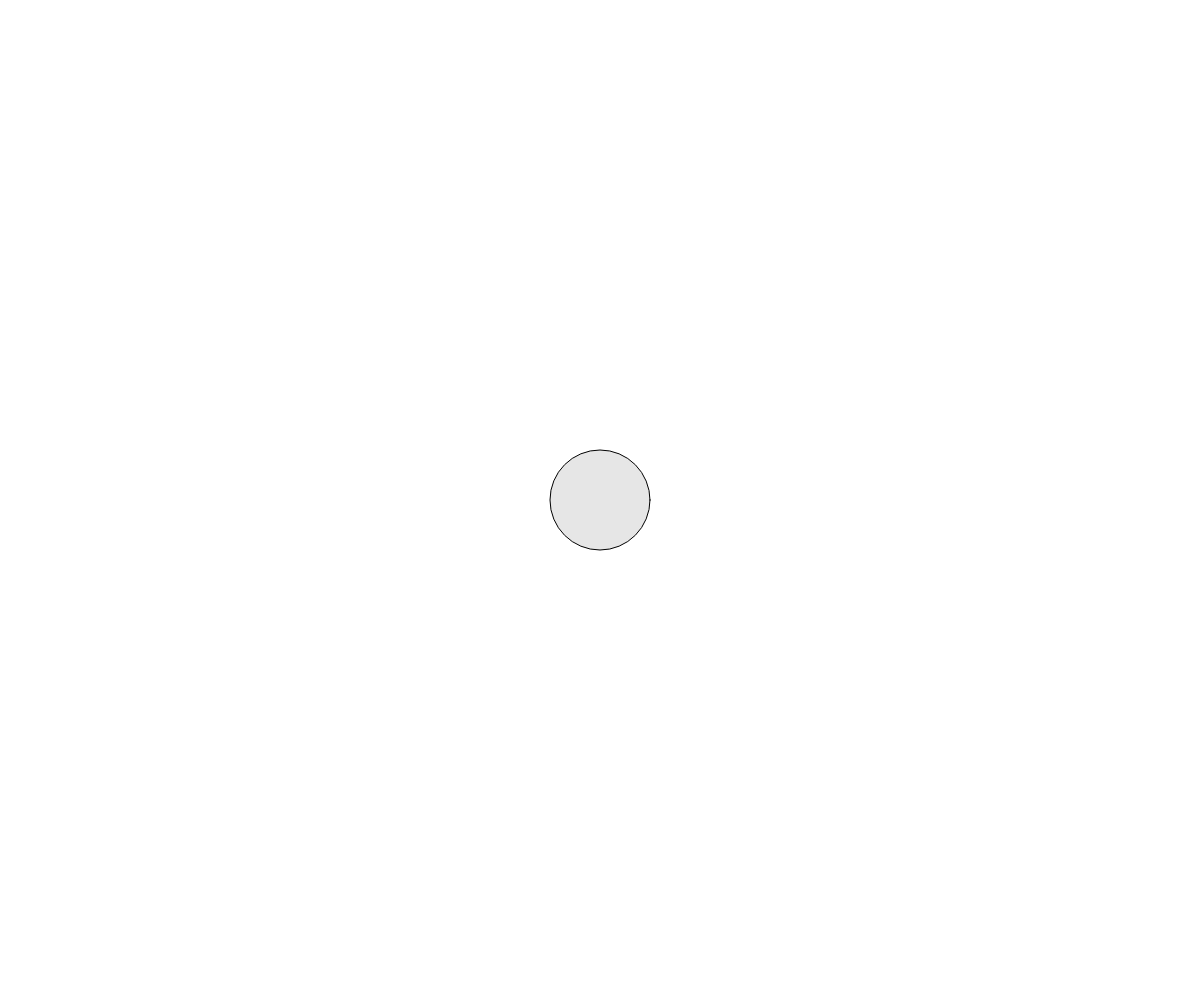
Frame 1 (no input)
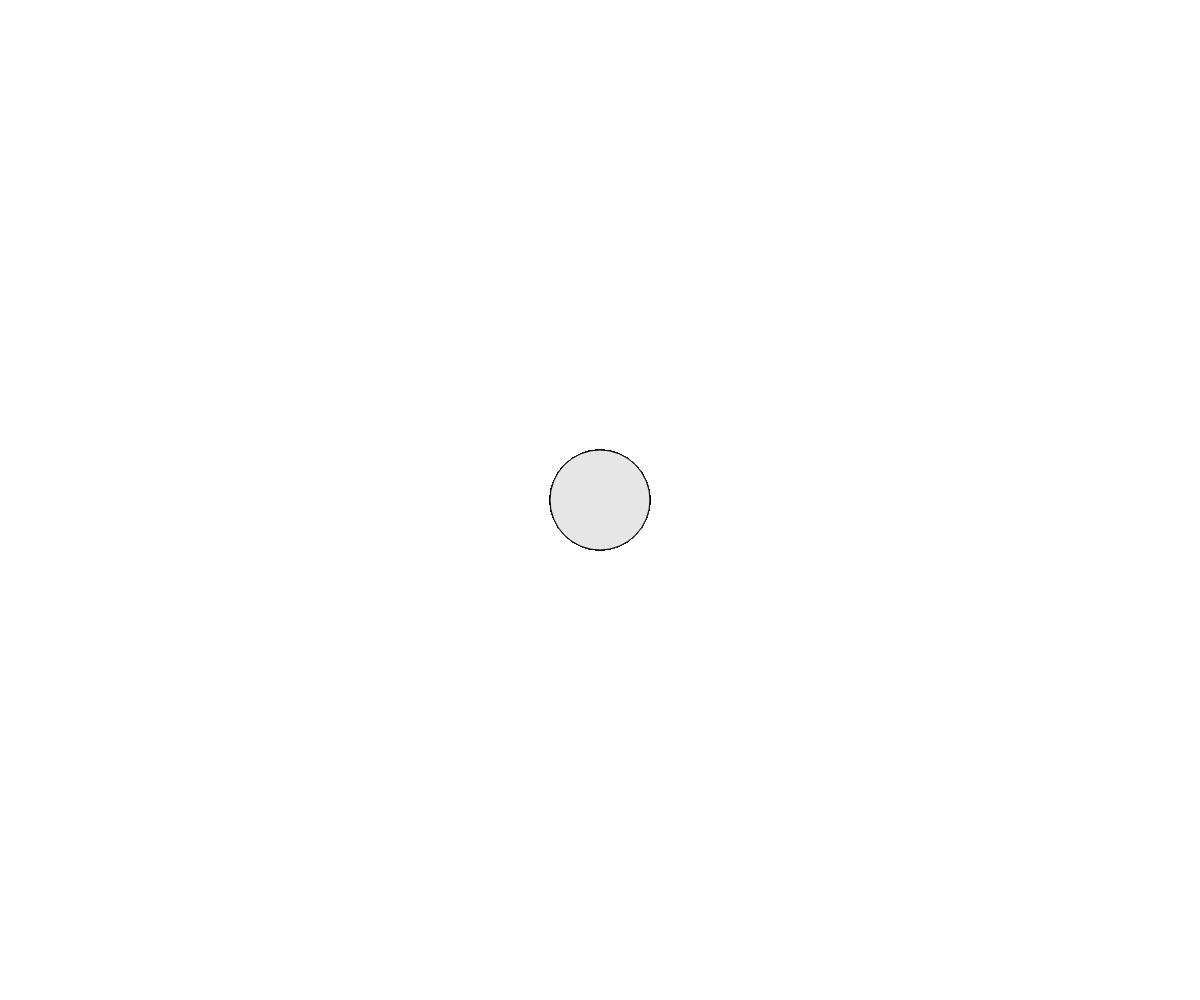
Frame 60 (no input)
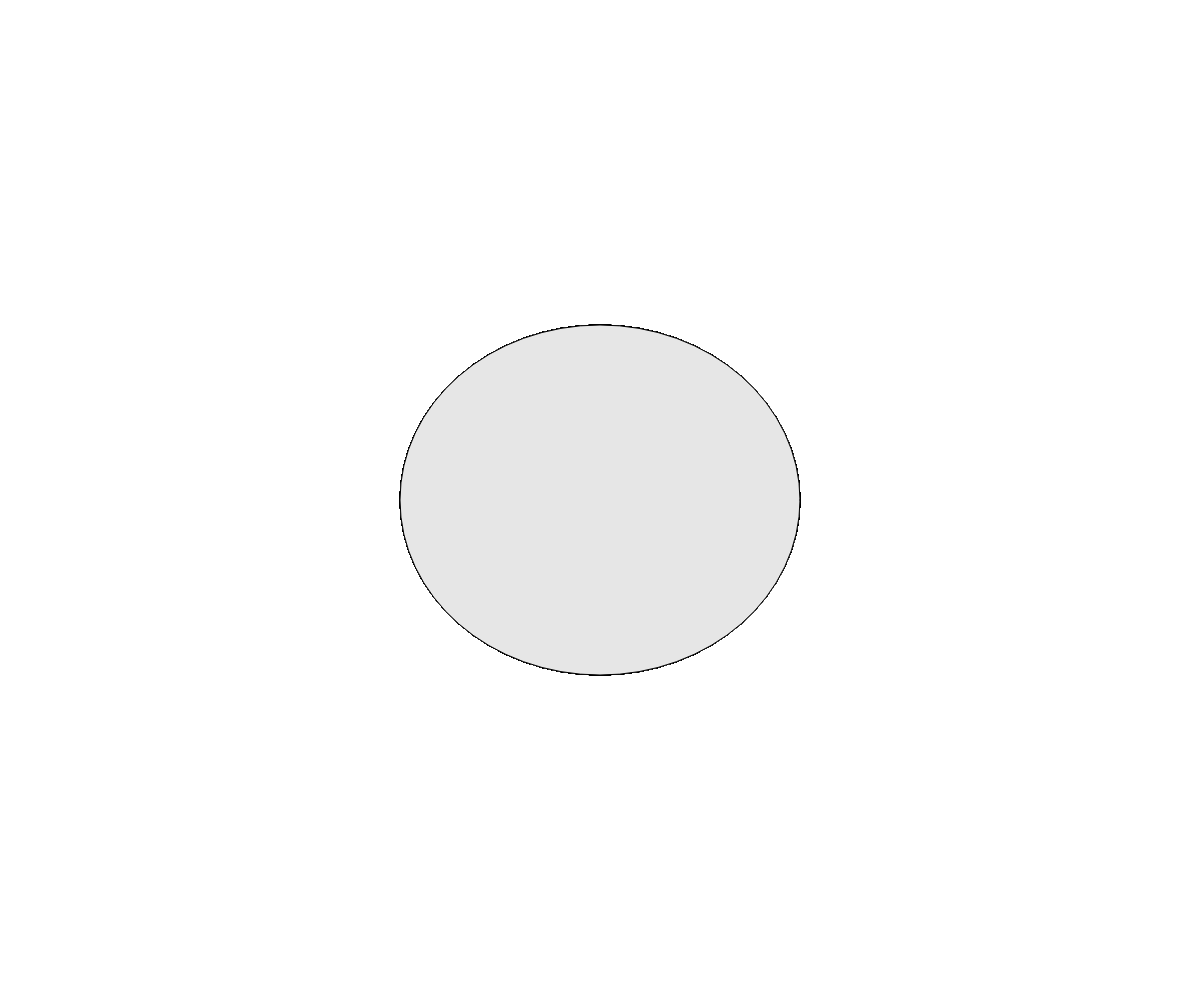
Frame 120 (the mouse pressed at the canvas centre since frame 60)

The p5.js sketch that drew these frames (run headless with seeded random() and noise() and a simulated clock; from frame 60 on, the mouse is pressed at the canvas centre):

// p5.js sketch
// ── sketch.js
// based on Youtube channel: designers do code 

let button;
let permissionGranted = false;
let cx, cy;

function setup() {
  createCanvas(windowWidth, windowHeight);
  background(255);
  
  cx = width/2;
  cy = height/2;
  
  if (typeof(DeviceOrientationEvent) !== 'undefined' && typeof(DeviceOrientationEvent.requestPermission) === 'function'){
    
    DeviceOrientationEvent.requestPermission()
    .catch(() => {
      let button = createButton("Click to allow access to sensors");
      button.style("font-size", "30px");
      button.center();
      button.mousePressed(requestAccess);
      throw error;
    })
    .then(() => {
      permissionGranted = true;
    })
    
  } else {
    textSize(48);
    // text("non ios 14 device", 100, 100);
    permissionGranted = true;
  }
}

function requestAccess() {
  DeviceOrientationEvent.requestPermission()
  .then(response => {
    if (response == 'granted') {
      permissionGranted = true;
    } else {
      permissionGranted = false;
    }
  })
  .catch(console.error);
  
  this.remove();
}

function draw() {
  if (!permissionGranted) return;
  
  const dx = constrain(rotationY, -3, 3);
  const dy = constrain(rotationX, -3, 3);
  cx += dx*3;
  cy += dy*3;
  cx = constrain(cx, 0, width);
  cy = constrain(cy, 0, height);
  
  fill(230);
  stroke(0);
  strokeWeight(1);
  ellipse(cx, cy, 100+mouseX/2, 100+mouseY/2);

}
